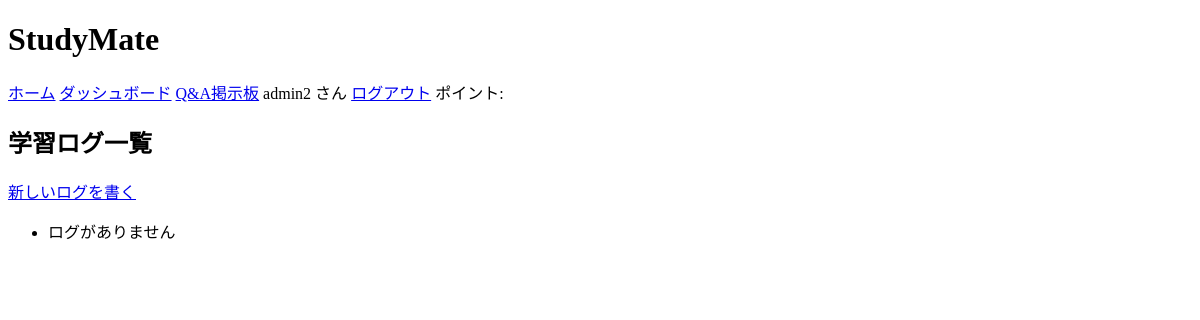
The page /log_list/ (signed in) on the database as committed earlier.
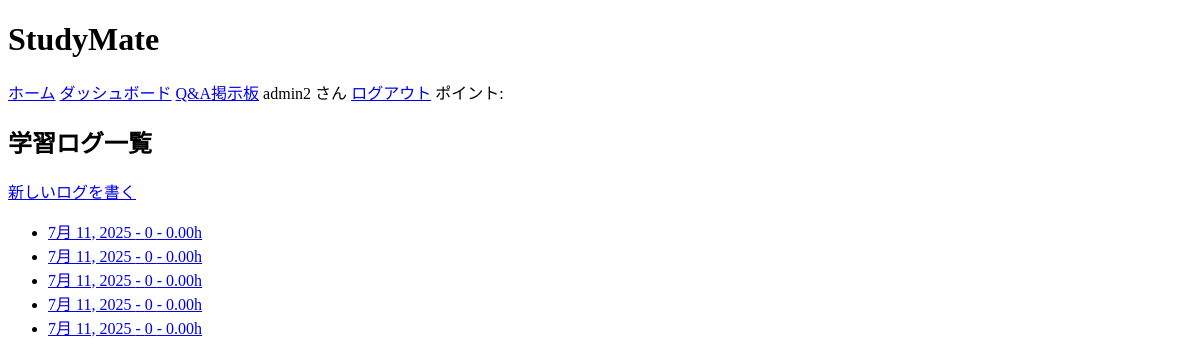
The same page on the database as committed later.
### helloworld/models.py (models this page shows, shortened)
class StudyLog(models.Model):
    SUBJECT_CHOICES = (
        ('math', '数学'),
        ('physics', '物理'),
        ('prog', 'プログラミング'),
    )
    user = models.ForeignKey(User, on_delete=models.CASCADE)
    date = models.DateField()
    subject = models.CharField(max_length=30, choices=SUBJECT_CHOICES)
    hours = models.DecimalField(max_digits=4, decimal_places=2)
    comment = models.TextField(blank=True)

### helloworld/views.py (the view)
# urls.py: path('log_list/', views.log_list, name='log_list'),
@login_required
def log_list(request):
    logs = StudyLog.objects.filter(user=request.user).order_by('-date')
    return render(request, 'snippets/log_list.html', {'logs': logs})

### helloworld/templates/snippets/log_list.html
{% extends "snippets/base.html" %}
{% block content %}
<h2>学習ログ一覧</h2>
<a href="{% url 'log_new' %}">新しいログを書く</a>
<ul>
  {% for log in logs %}
    <li>
      <a href="{% url 'log_detail' log.pk %}">{{ log.date }} - {{ log.get_subject_display }} - {{ log.hours }}h</a>
    </li>
  {% empty %}
    <li>ログがありません</li>
  {% endfor %}
</ul>
{% endblock %}

### helloworld/templates/snippets/base.html (shortened to what this page needs)
{% load static %}
<!DOCTYPE html>
<html lang="ja">
<head>
    <link rel="stylesheet" href="{% static 'snippets/css/style.css' %}">
</head>
<body>
    <header>
        <h1>StudyMate</h1>
        <nav>
            <a href="{% url 'log_list' %}">ホーム</a>
            <a href="{% url 'dashboard' %}">ダッシュボード</a>
            <a href="{% url 'question_list' %}">Q&A掲示板</a>
            {% if user.is_authenticated %}
                <span>{{ user.username }} さん</span>
                <a href="{% url 'logout' %}">ログアウト</a>
                <span class="point">ポイント: {{ user.userprofile.points }}</span>
            {% else %}
                <a href="{% url 'login' %}">ログイン</a>
            {% endif %}
        </nav>
    </header>
    <main>
        {% block content %}
        {% endblock %}
    </main>
</body>
</html>

Rows that differ between the two databases and show on the page:
added StudyLog: date "7月 11, 2025", subject "0", hours "0.00"
added StudyLog: date "7月 11, 2025", subject "0", hours "0.00"
added StudyLog: date "7月 11, 2025", subject "0", hours "0.00"
added StudyLog: date "7月 11, 2025", subject "0", hours "0.00"
added StudyLog: date "7月 11, 2025", subject "0", hours "0.00"
Other text that changed with them:
text no longer shown: "ログがありません"
